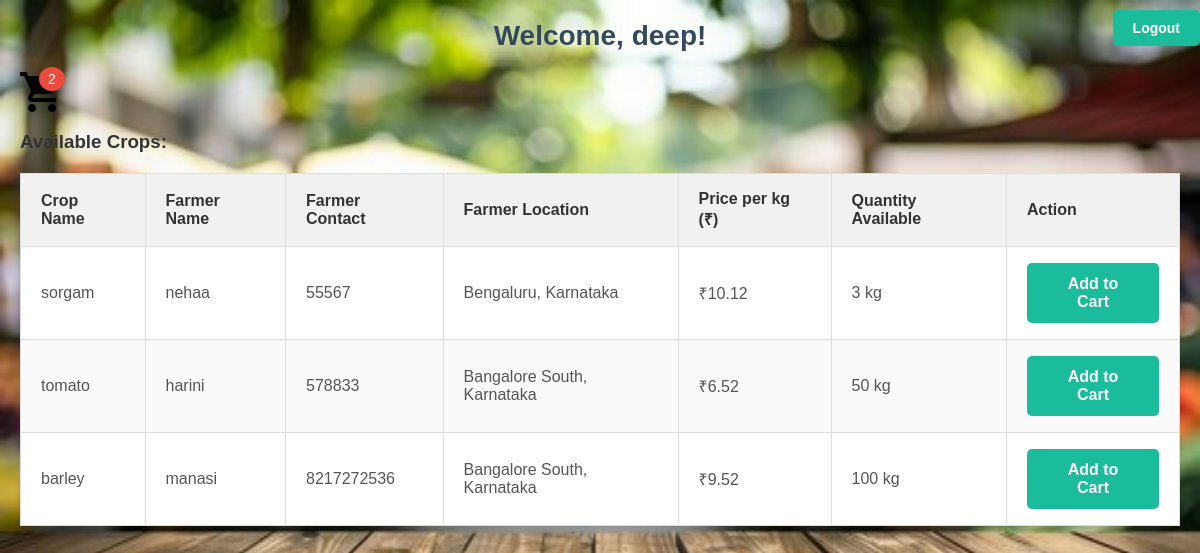
The app's page /dashboard/ (signed in), older data.
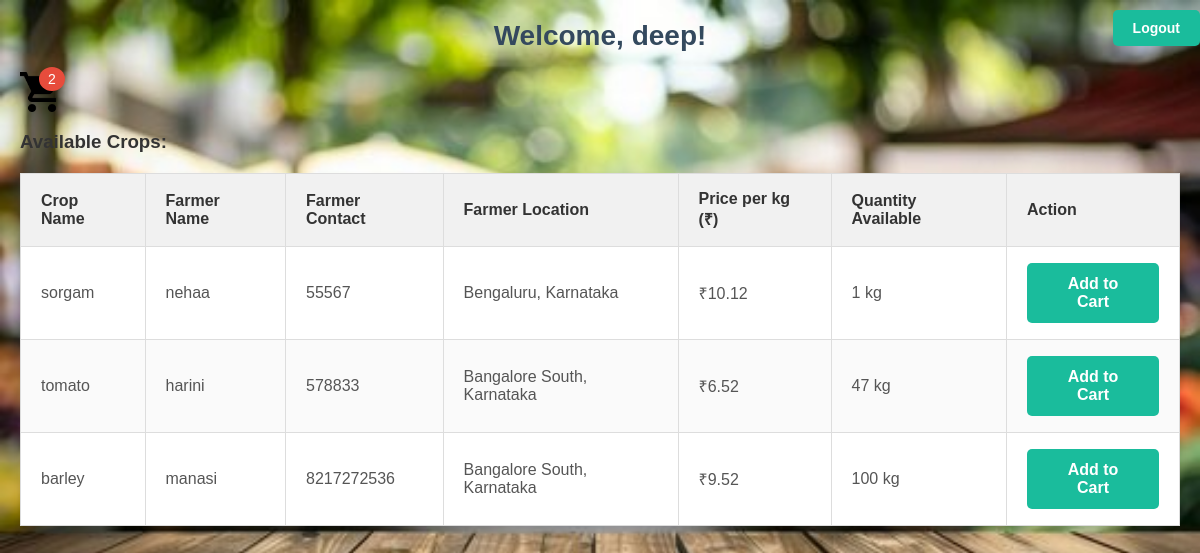
The same page, newer data.
### core/models.py (models this page shows, shortened)
class Crop(models.Model):
    farmer_name = models.CharField(max_length=100)
    contact_number = models.CharField(max_length=15)
    state = models.CharField(max_length=50)
    city = models.CharField(max_length=50, default='Unknown')
    crop_name = models.CharField(max_length=100)
    quantity_to_sell = models.IntegerField()
    seeds_cost = models.DecimalField(max_digits=10, decimal_places=2)
    fertilizer_cost = models.DecimalField(max_digits=10, decimal_places=2)
    pesticide_cost = models.DecimalField(max_digits=10, decimal_places=2)
    machinery_cost = models.DecimalField(max_digits=10, decimal_places=2)
    labor_cost = models.DecimalField(max_digits=10, decimal_places=2)
    msp = models.DecimalField(max_digits=10, decimal_places=2)
    price_per_kg = models.DecimalField(max_digits=10, decimal_places=2, null=True, blank=True)  # Add this
    available_quantity = models.IntegerField(default=0)  # New field for tracking quantity available after sales

### core/views.py (the view)
# urls.py: path('dashboard/', views.customer_dashboard, name='customer_dashboard'),
@login_required
def customer_dashboard(request):
    cart = Cart.objects.filter(customer=request.user, is_checked_out=False).first()
    cart_item_count = 0
    if cart:
        cart_item_count = CartItem.objects.filter(cart=cart).values('crop').distinct().count()
    crops = Crop.objects.filter(quantity_to_sell__gt=0)  # Only crops with non-zero quantity
    return render(request, 'core/customer_dashboard.html', {
        'cart_item_count': cart_item_count,
        'crops': crops,
    })

### core/templates/core/customer_dashboard.html (shortened to what this page needs)
{% load static %}
{% load i18n %}
<h2>{% trans "Welcome," %} {{ user.username }}!</h2>
<div class="cart-icon">
    <a href="{% url 'cart' %}">
        <img src="{% static 'images/cart_icon.png' %}" alt="{% trans 'Cart' %}" />
        <span class="cart-count">{{ cart_item_count }}</span>
    </a>
</div>
<div class="logout">
    <a href="{% url 'farmer_logout' %}" class="btn">{% trans "Logout" %}</a>
</div>
<h3>{% trans "Available Crops:" %}</h3>
<table>
    <thead>
        <tr>
            <th>{% trans "Crop Name" %}</th>
            <th>{% trans "Farmer Name" %}</th>
            <th>{% trans "Farmer Contact" %}</th>
            <th>{% trans "Farmer Location" %}</th>
            <th>{% trans "Price per kg (₹)" %}</th>
            <th>{% trans "Quantity Available" %}</th>
            <th>{% trans "Action" %}</th>
        </tr>
    </thead>
    <tbody>
        {% for crop in crops %}
            <tr>
                <td>{{ crop.crop_name }}</td>
                <td>{{ crop.farmer_name }}</td>
                <td>{{ crop.contact_number }}</td>
                <td>{{ crop.city }}, {{ crop.state }}</td>
                <td>₹{{ crop.price_per_kg|floatformat:2 }}</td>
                <td>{{ crop.quantity_to_sell }} kg</td>
                <td><a href="{% url 'add_to_cart' crop.id %}" class="btn">{% trans "Add to Cart" %}</a></td>
            </tr>
        {% empty %}
            <tr>
                <td colspan="7">{% trans "No crops available." %}</td>
            </tr>
        {% endfor %}
    </tbody>
</table>

Row changes from the older to the newer data that the page shows:
changed Crop "sorgam": quantity_to_sell "3" → "1"
changed Crop "tomato": quantity_to_sell "50" → "47"
